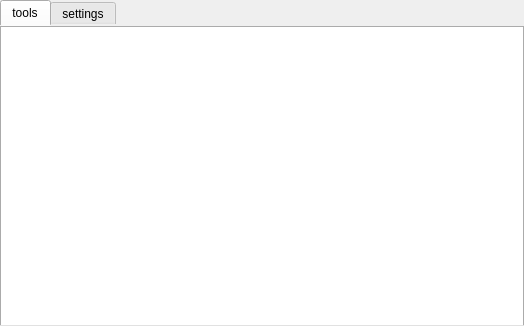
<?xml version="1.0" encoding="UTF-8"?>
<ui version="4.0">
 <class>kolruds_script_browser</class>
 <widget class="QWidget" name="kolruds_script_browser">
  <property name="geometry">
   <rect>
    <x>0</x>
    <y>0</y>
    <width>524</width>
    <height>326</height>
   </rect>
  </property>
  <property name="sizePolicy">
   <sizepolicy hsizetype="Preferred" vsizetype="Preferred">
    <horstretch>0</horstretch>
    <verstretch>0</verstretch>
   </sizepolicy>
  </property>
  <property name="windowTitle">
   <string>kolruds_script_browser</string>
  </property>
  <property name="styleSheet">
   <string notr="true"/>
  </property>
  <layout class="QVBoxLayout" name="verticalLayout_2" stretch="0">
   <property name="leftMargin">
    <number>0</number>
   </property>
   <property name="topMargin">
    <number>0</number>
   </property>
   <property name="rightMargin">
    <number>0</number>
   </property>
   <property name="bottomMargin">
    <number>0</number>
   </property>
   <item>
    <widget class="QTabWidget" name="tab_widget">
     <property name="sizePolicy">
      <sizepolicy hsizetype="Expanding" vsizetype="Expanding">
       <horstretch>0</horstretch>
       <verstretch>0</verstretch>
      </sizepolicy>
     </property>
     <property name="baseSize">
      <size>
       <width>0</width>
       <height>0</height>
      </size>
     </property>
     <property name="accessibleName">
      <string>tab_widget</string>
     </property>
     <property name="styleSheet">
      <string notr="true">QTabWidget::pane {
	margin: -10px;
}</string>
     </property>
     <property name="tabShape">
      <enum>QTabWidget::Rounded</enum>
     </property>
     <property name="currentIndex">
      <number>0</number>
     </property>
     <widget class="QWidget" name="tab_scripts">
      <property name="accessibleName">
       <string>tab_scripts</string>
      </property>
      <attribute name="title">
       <string>tools</string>
      </attribute>
      <layout class="QVBoxLayout" name="verticalLayout">
       <item>
        <widget class="QTreeView" name="view_tree_scripts">
         <property name="styleSheet">
          <string notr="true">QTreeView {
	border: 0px;
}</string>
         </property>
         <property name="alternatingRowColors">
          <bool>true</bool>
         </property>
        </widget>
       </item>
      </layout>
     </widget>
     <widget class="QWidget" name="tab_settings">
      <property name="accessibleName">
       <string>tab_settings</string>
      </property>
      <attribute name="title">
       <string>settings</string>
      </attribute>
      <layout class="QHBoxLayout" name="horizontalLayout_3">
       <item>
        <spacer name="spacer_left">
         <property name="orientation">
          <enum>Qt::Horizontal</enum>
         </property>
         <property name="sizeType">
          <enum>QSizePolicy::Fixed</enum>
         </property>
         <property name="sizeHint" stdset="0">
          <size>
           <width>5</width>
           <height>20</height>
          </size>
         </property>
        </spacer>
       </item>
       <item>
        <layout class="QVBoxLayout" name="settings_content">
         <item>
          <spacer name="verticalSpacer">
           <property name="orientation">
            <enum>Qt::Vertical</enum>
           </property>
           <property name="sizeType">
            <enum>QSizePolicy::Fixed</enum>
           </property>
           <property name="sizeHint" stdset="0">
            <size>
             <width>20</width>
             <height>4</height>
            </size>
           </property>
          </spacer>
         </item>
         <item>
          <widget class="QLabel" name="lbl_mxs_repo">
           <property name="text">
            <string>maxscript repository location</string>
           </property>
          </widget>
         </item>
         <item>
          <layout class="QHBoxLayout" name="layout_mxs_repo">
           <item>
            <widget class="QLineEdit" name="lne_mxs_repo_path"/>
           </item>
           <item>
            <widget class="QPushButton" name="btn_browse_mxs_repo">
             <property name="maximumSize">
              <size>
               <width>30</width>
               <height>16777215</height>
              </size>
             </property>
             <property name="text">
              <string>...</string>
             </property>
            </widget>
           </item>
          </layout>
         </item>
         <item>
          <widget class="QLabel" name="lbl_mcg_repo">
           <property name="text">
            <string>mcg repository location</string>
           </property>
          </widget>
         </item>
         <item>
          <layout class="QHBoxLayout" name="layout_mcg_repo">
           <item>
            <widget class="QLineEdit" name="lne_mcg_repo_path"/>
           </item>
           <item>
            <widget class="QPushButton" name="btn_browse_mcg_repo">
             <property name="maximumSize">
              <size>
               <width>30</width>
               <height>16777215</height>
              </size>
             </property>
             <property name="text">
              <string>...</string>
             </property>
            </widget>
           </item>
          </layout>
         </item>
         <item>
          <layout class="QHBoxLayout" name="layout_publish">
           <item>
            <layout class="QVBoxLayout" name="layout_publish_lbl">
             <item>
              <widget class="QLabel" name="lbl_publish">
               <property name="minimumSize">
                <size>
                 <width>50</width>
                 <height>0</height>
                </size>
               </property>
               <property name="styleSheet">
                <string notr="true"/>
               </property>
               <property name="text">
                <string>publish : </string>
               </property>
               <property name="alignment">
                <set>Qt::AlignRight|Qt::AlignTrailing|Qt::AlignVCenter</set>
               </property>
              </widget>
             </item>
            </layout>
           </item>
           <item>
            <layout class="QVBoxLayout" name="layout_publish_btn">
             <item>
              <widget class="QPushButton" name="btn_open_mxs_publish">
               <property name="maximumSize">
                <size>
                 <width>100</width>
                 <height>16777215</height>
                </size>
               </property>
               <property name="text">
                <string>maxscript</string>
               </property>
              </widget>
             </item>
             <item>
              <widget class="QPushButton" name="btn_open_mcg_publish">
               <property name="maximumSize">
                <size>
                 <width>100</width>
                 <height>16777215</height>
                </size>
               </property>
               <property name="text">
                <string>mcg</string>
               </property>
              </widget>
             </item>
            </layout>
           </item>
           <item>
            <spacer name="horizontalSpacer">
             <property name="orientation">
              <enum>Qt::Horizontal</enum>
             </property>
             <property name="sizeHint" stdset="0">
              <size>
               <width>40</width>
               <height>20</height>
              </size>
             </property>
            </spacer>
           </item>
          </layout>
         </item>
         <item>
          <layout class="QHBoxLayout" name="layout_refresh">
           <item>
            <layout class="QVBoxLayout" name="layout_refresh_lbl" stretch="0">
             <property name="sizeConstraint">
              <enum>QLayout::SetDefaultConstraint</enum>
             </property>
             <item>
              <widget class="QLabel" name="lbl_refresh">
               <property name="minimumSize">
                <size>
                 <width>50</width>
                 <height>0</height>
                </size>
               </property>
               <property name="maximumSize">
                <size>
                 <width>16777215</width>
                 <height>16777215</height>
                </size>
               </property>
               <property name="text">
                <string>refresh : </string>
               </property>
               <property name="alignment">
                <set>Qt::AlignRight|Qt::AlignTrailing|Qt::AlignVCenter</set>
               </property>
              </widget>
             </item>
            </layout>
           </item>
           <item>
            <layout class="QVBoxLayout" name="layout_refresh_btn">
             <item>
              <widget class="QPushButton" name="btn_refresh_tree">
               <property name="maximumSize">
                <size>
                 <width>100</width>
                 <height>16777215</height>
                </size>
               </property>
               <property name="text">
                <string>refresh</string>
               </property>
              </widget>
             </item>
            </layout>
           </item>
           <item>
            <spacer name="horizontalSpacer_2">
             <property name="orientation">
              <enum>Qt::Horizontal</enum>
             </property>
             <property name="sizeHint" stdset="0">
              <size>
               <width>40</width>
               <height>20</height>
              </size>
             </property>
            </spacer>
           </item>
          </layout>
         </item>
         <item>
          <spacer name="spacer_bottom">
           <property name="orientation">
            <enum>Qt::Vertical</enum>
           </property>
           <property name="sizeHint" stdset="0">
            <size>
             <width>20</width>
             <height>40</height>
            </size>
           </property>
          </spacer>
         </item>
        </layout>
       </item>
       <item>
        <spacer name="spacer_right">
         <property name="orientation">
          <enum>Qt::Horizontal</enum>
         </property>
         <property name="sizeType">
          <enum>QSizePolicy::Fixed</enum>
         </property>
         <property name="sizeHint" stdset="0">
          <size>
           <width>5</width>
           <height>20</height>
          </size>
         </property>
        </spacer>
       </item>
      </layout>
     </widget>
    </widget>
   </item>
  </layout>
 </widget>
 <layoutdefault spacing="6" margin="11"/>
 <resources/>
 <connections/>
</ui>
